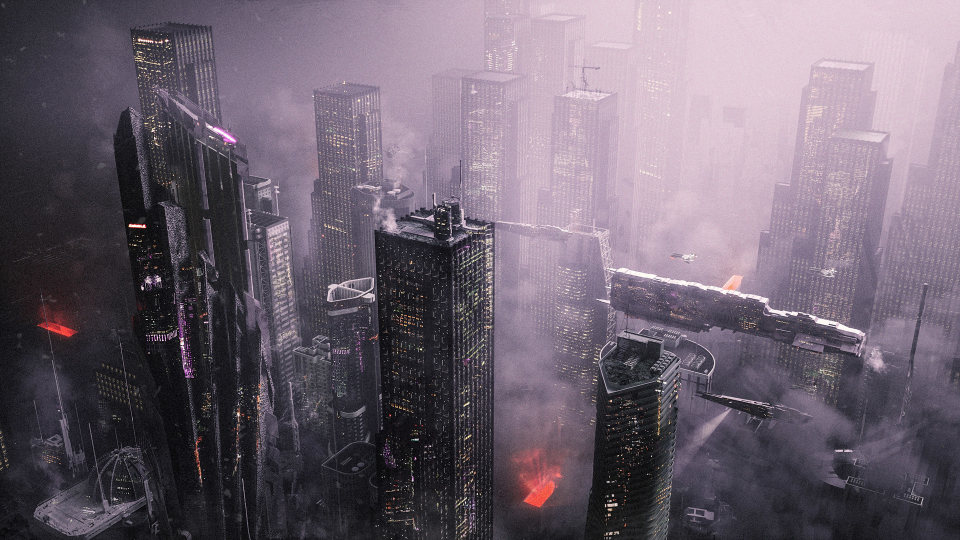
#> input picture 1.jpg, 1920 x 1080 px (shown at 1/2 size)
$ python main.py
#> lines starting #> are read from the running program, lines starting #| are printed output that depends on the picture
from PIL import Image
import numpy as np

#ASCII convertation table
ascii_table = np.array([' ', '.', '~', ':', '"', ';', '!', '+', 'i', 'l', 'I', '?', '*', 'O', '0', 'Q', 'q', 'w', 'm', 'W', 'M', '8', '&', '%', '$', '#', '@'])

#Image path input
image_path = "1.jpg"

#Image input
img = Image.open(image_path)
#> img is the input picture: PIL image 1920x1080 RGB; mean R, G, B 109.7, 98.5, 111.3

#Image compression
new_width = 235
width, height = img.size
#> width = 1920; height = 1080
ratio = height / width / 2
#> ratio = 0.281
new_height = int(new_width * ratio)
#> new_height = 66
size = new_width, new_height
#> size = (235, 66)
img = img.resize(size)
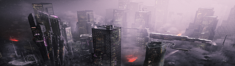
#> img: PIL image 235x66 RGB; mean R, G, B 109.7, 98.5, 111.3

#Convertation to greyscale
img = img.convert('L')
#> img: PIL image 235x66 L

#Convertation to array
img_array = np.array(img) // 10
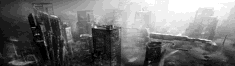
#> img_array: shape (66, 235); min 1, max 21, mean 9.9; drawn with min black and max white

#Convertation to ASCII
ascii_array = ascii_table[img_array]

#Final array output
text_file = open(image_path + "2ASCII.txt", "w")
for i in ascii_array:
    for j in i:
        print(j, end='')
        text_file.write(j)
    text_file.write("\n")
    print()
#> this loop made 66 passes
#> (printed output is left out)
text_file.close()

input()
